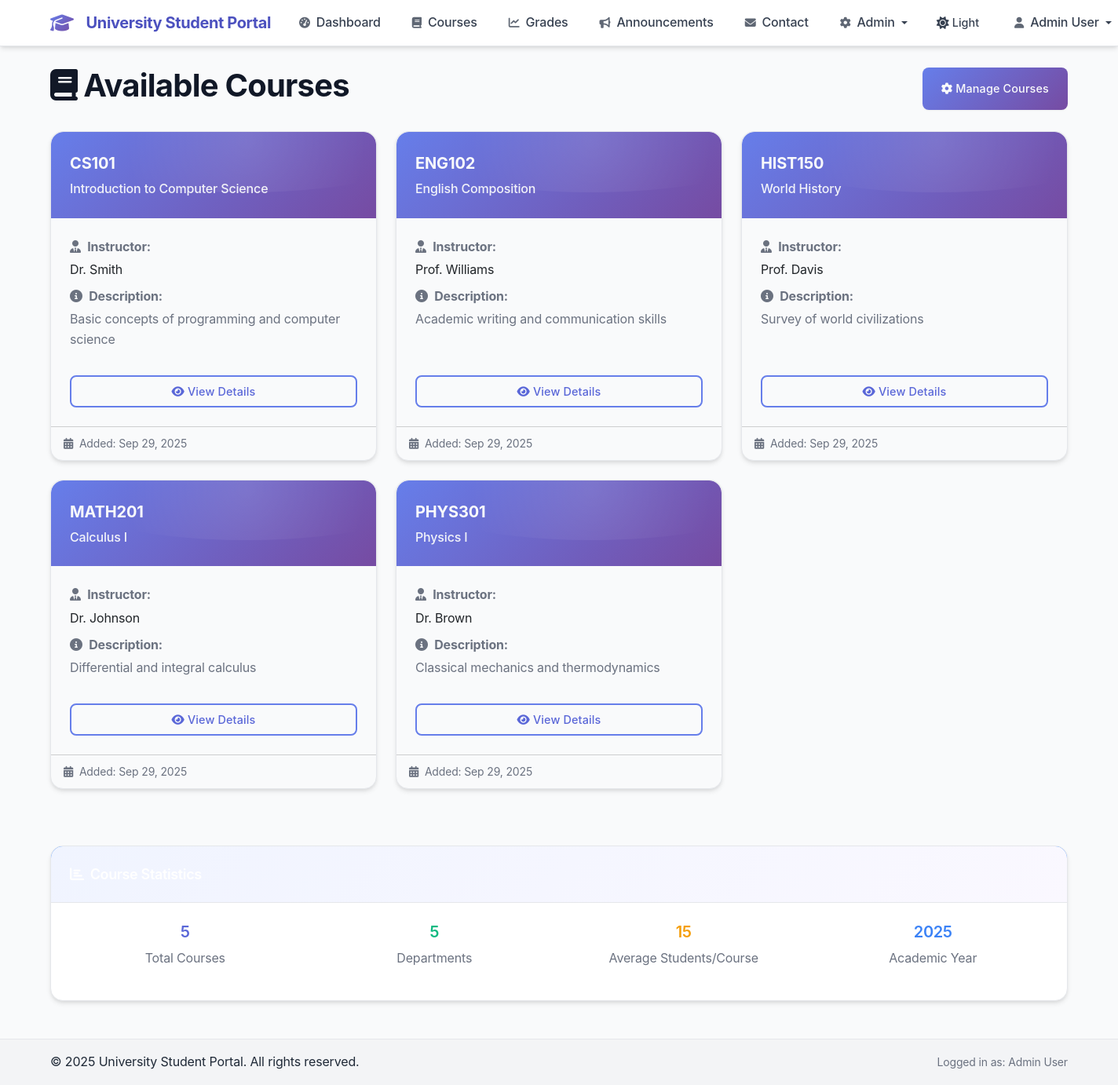
Screenshot of /courses.php (signed in) with the database file from the repository.
### tables this page shows
CREATE TABLE IF NOT EXISTS courses (
    id INT AUTO_INCREMENT PRIMARY KEY,
    course_code VARCHAR(20) NOT NULL UNIQUE,
    course_name VARCHAR(255) NOT NULL,
    instructor VARCHAR(255) NOT NULL,
    description TEXT,
    created_at TIMESTAMP DEFAULT CURRENT_TIMESTAMP
);

### db.php (called while the page is built, shortened)
<?php
function isAdmin() {
    return isset($_SESSION['role']) && $_SESSION['role'] === 'admin';
}
function sanitizeInput($input) {
    return htmlspecialchars(trim($input), ENT_QUOTES, 'UTF-8');
}
?>

### courses.php (the view, shortened to what this page needs)
<?php
require_once 'db.php';
require_once 'header.php';
try {
    $stmt = $pdo->prepare("SELECT * FROM courses ORDER BY course_code");
    $stmt->execute();
    $courses = $stmt->fetchAll();
    $enrolled_course_ids = [];
} catch (PDOException $e) {
    $error_message = 'Database error occurred while loading courses.';
}
?>
<div class="d-flex justify-content-between align-items-center mb-4">
    <h1><i class="fas fa-book me-2"></i>Available Courses</h1>
    <?php if (isAdmin()): ?>
        <a href="admin_courses.php" class="btn btn-primary">
            <i class="fas fa-cog me-1"></i>Manage Courses
        </a>
    <?php endif; ?>
</div>
<?php if (!empty($courses)): ?>
    <div class="row">
        <?php foreach ($courses as $course): ?>
            <div class="col-md-6 col-lg-4 mb-4">
                <div class="card course-card h-100">
                    <div class="course-header">
                        <div class="course-code"><?= sanitizeInput($course['course_code']) ?></div>
                        <div class="course-name"><?= sanitizeInput($course['course_name']) ?></div>
                    </div>
                    <div class="card-body d-flex flex-column">
                        <div class="mb-3">
                            <p class="text-muted mb-1">
                                <i class="fas fa-user-tie me-1"></i>
                                <strong>Instructor:</strong>
                            </p>
                            <p class="mb-2"><?= sanitizeInput($course['instructor']) ?></p>
                            <p class="text-muted mb-1">
                                <i class="fas fa-info-circle me-1"></i>
                                <strong>Description:</strong>
                            </p>
                            <p class="text-muted">
                                <?= substr(sanitizeInput($course['description']), 0, 120) ?>
                            </p>
                        </div>
                        <div class="mt-auto">
                            <div class="d-grid">
                                <a href="course.php?id=<?= $course['id'] ?>" class="btn btn-outline-primary">
                                    <i class="fas fa-eye me-1"></i>View Details
                                </a>
                            </div>
                        </div>
                    </div>
                    <div class="card-footer bg-transparent">
                        <small class="text-muted">
                            <i class="fas fa-calendar-alt me-1"></i>
                            Added: <?= date('M j, Y', strtotime($course['created_at'])) ?>
                        </small>
                    </div>
                </div>
            </div>
        <?php endforeach; ?>
    </div>
    <div class="row mt-5">
        <div class="col-md-12">
            <div class="card">
                <div class="card-header bg-primary text-white">
                    <h5 class="card-title mb-0">
                        <i class="fas fa-chart-bar me-2"></i>Course Statistics
                    </h5>
                </div>
                <div class="card-body">
                    <div class="row text-center">
                        <div class="col-md-3">
                            <h4 class="text-primary"><?= count($courses) ?></h4>
                            <p class="text-muted">Total Courses</p>
                        </div>
                        <?php if (!isAdmin()): ?>
                        <div class="col-md-3">
                            <h4 class="text-success"><?= count($enrolled_course_ids) ?></h4>
                            <p class="text-muted">Enrolled Courses</p>
                        </div>
                        <div class="col-md-3">
                            <h4 class="text-warning"><?= count($courses) - count($enrolled_course_ids) ?></h4>
                            <p class="text-muted">Available to Enroll</p>
                        </div>
                        <div class="col-md-3">
                            <h4 class="text-info"><?= count($enrolled_course_ids) > 0 ? round((count($enrolled_course_ids) / count($courses)) * 100) : 0 ?>%</h4>
                            <p class="text-muted">Enrollment Rate</p>
                        </div>
                        <?php else: ?>
                        <div class="col-md-3">
                            <h4 class="text-success">5</h4>
                            <p class="text-muted">Departments</p>
                        </div>
                        <div class="col-md-3">
                            <h4 class="text-warning">15</h4>
                            <p class="text-muted">Average Students/Course</p>
                        </div>
                        <div class="col-md-3">
                            <h4 class="text-info"><?= date('Y') ?></h4>
                            <p class="text-muted">Academic Year</p>
                        </div>
                        <?php endif; ?>
                    </div>
                </div>
            </div>
        </div>
    </div>
<?php endif; ?>
<?php require_once 'footer.php'; ?>

### rows the page displays
courses: course_code "CS101", course_name "Introduction to Computer Science", instructor "Dr. Smith", description "Basic concepts of programming and computer science", created_at "Sep 29, 2025"
courses: course_code "ENG102", course_name "English Composition", instructor "Prof. Williams", description "Academic writing and communication skills", created_at "Sep 29, 2025"
courses: course_code "HIST150", course_name "World History", instructor "Prof. Davis", description "Survey of world civilizations", created_at "Sep 29, 2025"
courses: course_code "MATH201", course_name "Calculus I", instructor "Dr. Johnson", description "Differential and integral calculus", created_at "Sep 29, 2025"
courses: course_code "PHYS301", course_name "Physics I", instructor "Dr. Brown", description "Classical mechanics and thermodynamics", created_at "Sep 29, 2025"

### other values shown
SITE_NAME "University Student Portal"
sanitizeInput($_SESSION['name'] ?? 'User') "Admin User"
count($courses) "5"
